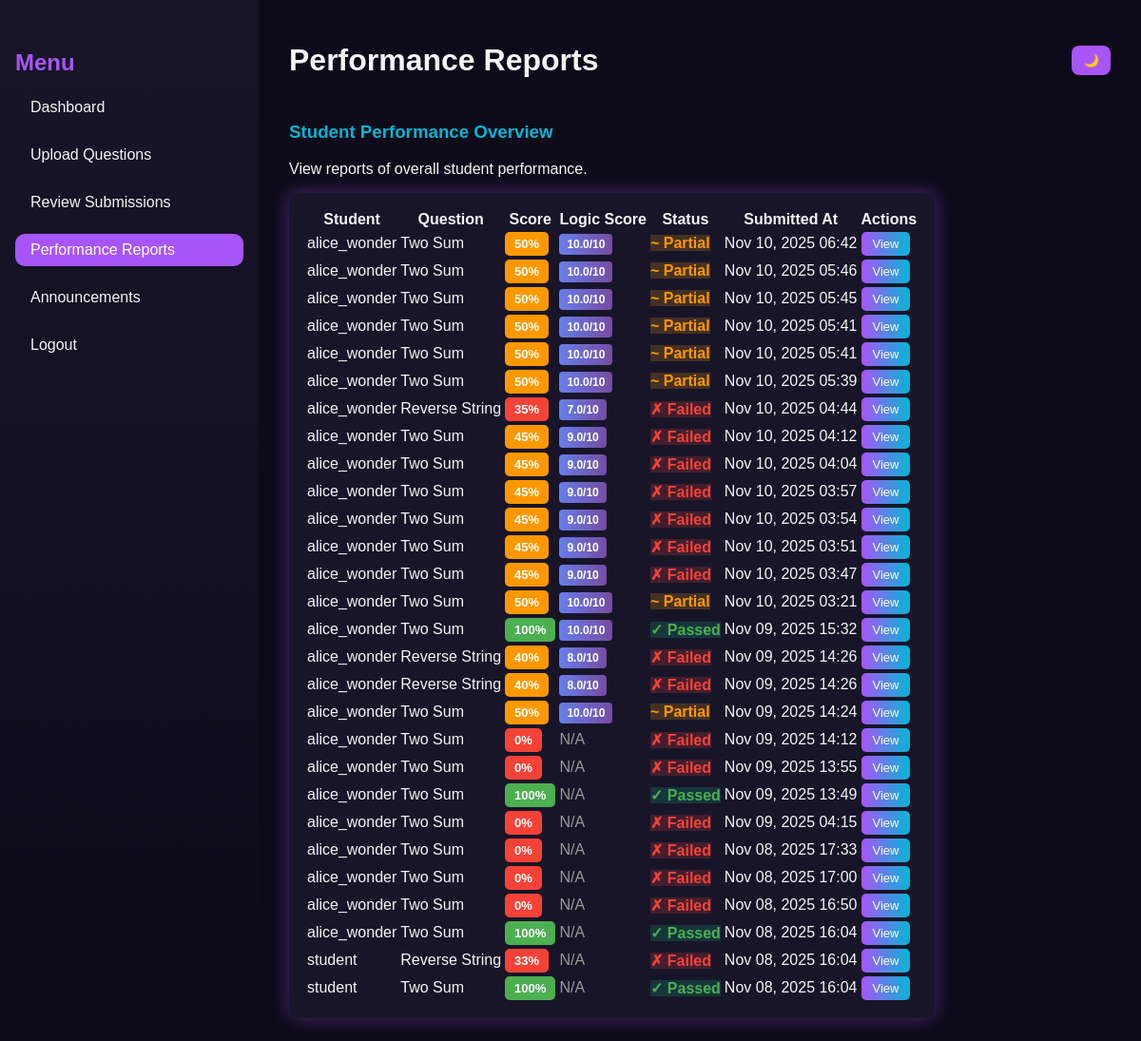
Before: /faculty/performance-reports/ (signed in) with the older database file.
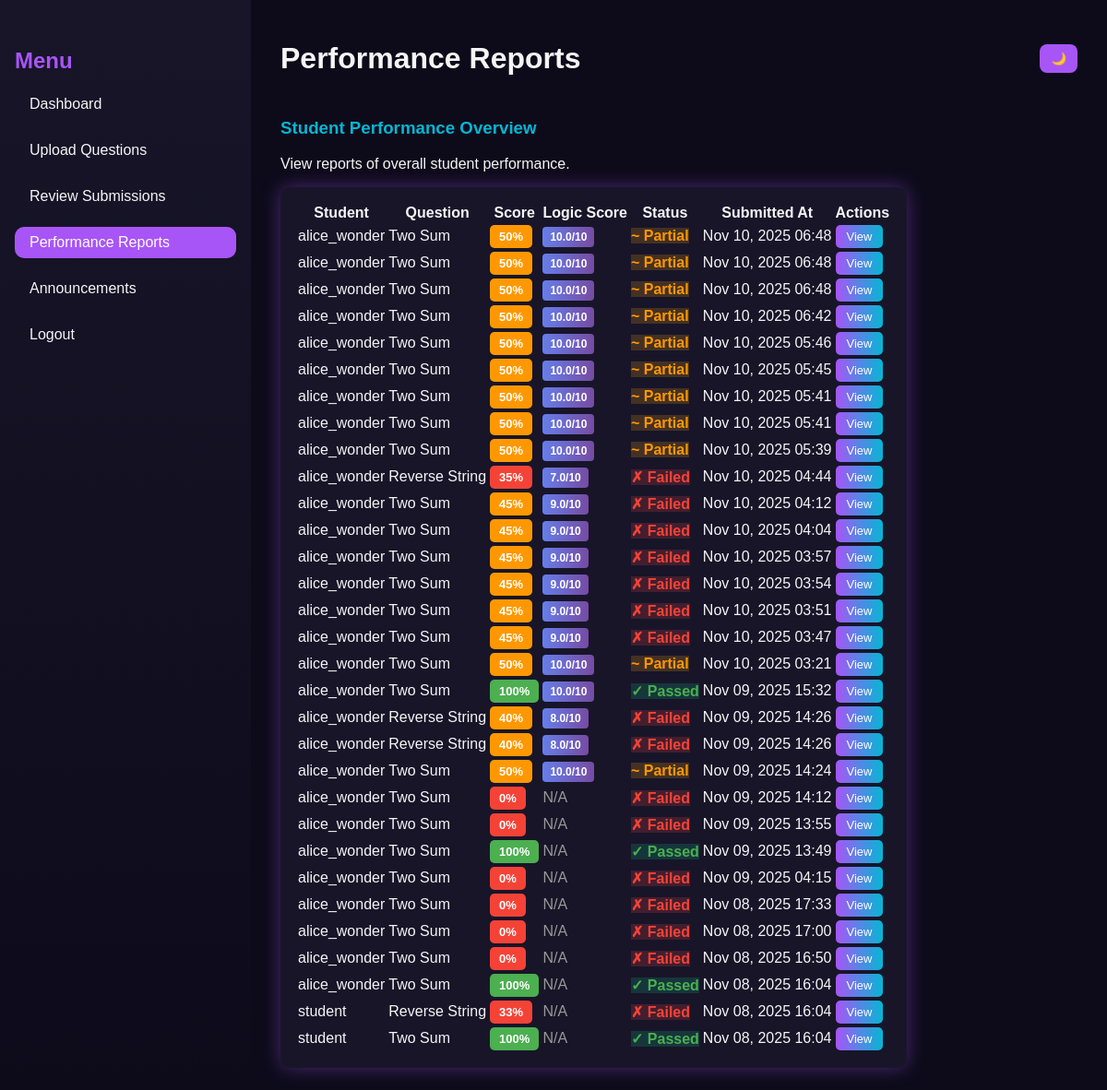
After: the same page with the newer database file.
### core/models.py (models this page shows, shortened)
class Submission(models.Model):
    student = models.ForeignKey(Student, on_delete=models.CASCADE)
    question = models.ForeignKey(Question, on_delete=models.CASCADE)
    code = models.TextField()
    language = models.CharField(max_length=20)
    result = models.JSONField(null=True, blank=True)  # store output, correctness, AI feedback
    score = models.FloatField(default=0)
    submitted_at = models.DateTimeField(auto_now_add=True)

class Student(models.Model):
    user = models.OneToOneField(User, on_delete=models.CASCADE)
    faculty = models.ForeignKey(Faculty, on_delete=models.SET_NULL, null=True, blank=True)
    group = models.CharField(max_length=100, blank=True, null=True)

class Question(models.Model):
    faculty = models.ForeignKey(Faculty, on_delete=models.CASCADE, related_name='questions')
    title = models.CharField(max_length=255)
    description = models.TextField()
    difficulty = models.CharField(
        max_length=20,
        choices=[('Easy', 'Easy'), ('Medium', 'Medium'), ('Hard', 'Hard')],
        default='Easy'
    )
    marks = models.IntegerField(default=0)
    created_at = models.DateTimeField(auto_now_add=True)
    example_input = models.TextField(blank=True)
    example_output = models.TextField(blank=True)
    constraints = models.TextField(blank=True)

### core/views.py (the view)
# urls.py: path('faculty/performance-reports/', views.performance_reports, name='performance_reports'),
@login_required
def performance_reports(request):
    submissions = Submission.objects.select_related('student__user', 'question').order_by('-submitted_at')
    return render(request, 'core/performance_reports.html', {"submissions": submissions})

### core/templates/core/performance_reports.html (shortened to what this page needs)
{% load static %}
<!DOCTYPE html>
<html lang="en">
<head>
  <link rel="stylesheet" href="{% static 'dynamic/CSS/faculty_dashboard.css' %}" />
</head>
<body>
  <div class="dashboard">
    <aside class="sidebar">
      <h2 class="menu-title">Menu</h2>
      <ul>
        <li><a href="{% url 'faculty_dashboard' %}">Dashboard</a></li>
        <li><a href="{% url 'upload_question' %}">Upload Questions</a></li>
        <li><a href="{% url 'review_submissions' %}">Review Submissions</a></li>
        <li><a href="{% url 'performance_reports' %}" class="active">Performance Reports</a></li>
        <li><a href="{% url 'faculty_announcements' %}">Announcements</a></li>
        <li><a href="{% url 'logout' %}">Logout</a></li>
      </ul>
    </aside>
    <main class="main-content">
      <header class="topbar">
        <h1>Performance Reports</h1>
        <div class="theme-toggle">
          <button id="themeToggle">🌙</button>
        </div>
      </header>
      <section class="overview">
        <h3>Student Performance Overview</h3>
        <p>View reports of overall student performance.</p>
        <table class="performance-table">
          <thead>
            <tr>
              <th>Student</th>
              <th>Question</th>
              <th>Score</th>
              <th>Logic Score</th>
              <th>Status</th>
              <th>Submitted At</th>
              <th>Actions</th>
            </tr>
          </thead>
          <tbody>
            {% for submission in submissions %}
              <tr>
                <td>{{ submission.student.user.username }}</td>
                <td>{{ submission.question.title }}</td>
                <td>
                  <span class="score-badge {% if submission.score >= 70 %}score-high{% elif submission.score >= 40 %}score-medium{% else %}score-low{% endif %}">
                    {{ submission.score|floatformat:0 }}%
                  </span>
                </td>
                <td>
                  {% if submission.result.logic_score is not None %}
                    <span class="logic-badge">{{ submission.result.logic_score }}/10</span>
                  {% else %}
                    <span style="color: #999;">N/A</span>
                  {% endif %}
                </td>
                <td>
                  {% if submission.score == 100 %}
                    <span class="status-passed">✓ Passed</span>
                  {% elif submission.score >= 50 %}
                    <span class="status-partial">~ Partial</span>
                  {% else %}
                    <span class="status-failed">✗ Failed</span>
                  {% endif %}
                </td>
                <td>{{ submission.submitted_at|date:"M d, Y H:i" }}</td>
                <td>
                  <button class="view-btn" onclick="showDetails({{ submission.id }})">View</button>
                </td>
              </tr>
            {% empty %}
              <tr>
                <td colspan="7">No submissions yet.</td>
              </tr>
            {% endfor %}
          </tbody>
        </table>
      </section>
    </main>
  </div>
</body>
</html>

### core/static/dynamic/CSS/faculty_dashboard.css (style rules this page uses)
:root { --bg-dark: #0d0b1a; --bg-light: #f4f4f8; --text-dark: #f5f5f5; --text-light: #222; --accent1: #a855f7; --accent2: #06b6d4; --card-dark: #181529; --card-light: #ffffff; --shadow-glow: 0 0 20px rgba(168, 85, 247, 0.4); }
body { font-family: "Poppins", sans-serif; margin: 0; background-color: var(--bg-dark); color: var(--text-dark); transition: background 0.4s, color 0.4s; }
.dashboard { display: flex; height: 100vh; }
.sidebar { width: 240px; background: linear-gradient(180deg, #181529, #0d0b1a); padding: 2rem 1rem; box-shadow: var(--shadow-glow); }
.sidebar .menu-title { color: var(--accent1); font-weight: 700; font-size: 1.5rem; margin-bottom: 1rem; }
.sidebar ul { list-style: none; padding: 0; }
.sidebar ul li { margin: 1rem 0; }
.sidebar ul li a { color: var(--text-dark); text-decoration: none; font-size: 1rem; display: block; padding: 0.5rem 1rem; border-radius: 10px; transition: background 0.3s; }
.sidebar ul li a:hover, .sidebar ul li a.active { background: var(--accent1); color: #fff; }
.main-content { flex: 1; background: var(--bg-dark); color: var(--text-dark); padding: 1.5rem 2rem; overflow-y: auto; transition: background 0.4s, color 0.4s; }
.topbar { display: flex; justify-content: space-between; align-items: center; }
.theme-toggle button { background: var(--accent1); border: none; padding: 8px 12px; border-radius: 8px; color: white; cursor: pointer; transition: 0.3s; }
.overview h3 { color: var(--accent2); margin-top: 1.5rem; }
.upload-form, .overview table { background: var(--card-dark); padding: 1rem; border-radius: 10px; box-shadow: var(--shadow-glow); margin-top: 1rem; }
.score-badge { padding: 4px 12px; border-radius: 6px; font-weight: 700; font-size: 0.9rem; }
.score-high { background: linear-gradient(135deg, #10b981, #34d399); color: white; }
.score-medium { background: linear-gradient(135deg, #f59e0b, #fbbf24); color: white; }
.score-low { background: linear-gradient(135deg, #ef4444, #f87171); color: white; }
.status-passed { background: rgba(16, 185, 129, 0.2); color: #10b981; }
.status-partial { background: rgba(245, 158, 11, 0.2); color: #f59e0b; }
.status-failed { background: rgba(239, 68, 68, 0.2); color: #ef4444; }

### core/templates/core/performance_reports.html (style rules this page uses)
.score-badge { padding: 5px 10px; border-radius: 5px; font-weight: 600; font-size: 13px; }
.score-high { background: #4caf50; color: white; }
.score-medium { background: #ff9800; color: white; }
.score-low { background: #f44336; color: white; }
.logic-badge { background: linear-gradient(90deg, #667eea, #764ba2); color: white; padding: 4px 8px; border-radius: 4px; font-size: 12px; font-weight: 600; }
.status-passed { color: #4caf50; font-weight: 600; }
.status-partial { color: #ff9800; font-weight: 600; }
.status-failed { color: #f44336; font-weight: 600; }
.view-btn { background: linear-gradient(90deg, #a855f7, #06b6d4); color: white; border: none; padding: 5px 12px; border-radius: 5px; cursor: pointer; font-size: 13px; }

Changed rows visible on the page:
added Submission: student.user.username "alice_wonder", question "Two Sum", score "50", result.logic_score "10.0", shows "~ Partial", submitted_at "Nov 10, 2025 06:48"
added Submission: student.user.username "alice_wonder", question "Two Sum", score "50", result.logic_score "10.0", shows "~ Partial", submitted_at "Nov 10, 2025 06:48"
added Submission: student.user.username "alice_wonder", question "Two Sum", score "50", result.logic_score "10.0", shows "~ Partial", submitted_at "Nov 10, 2025 06:48"
